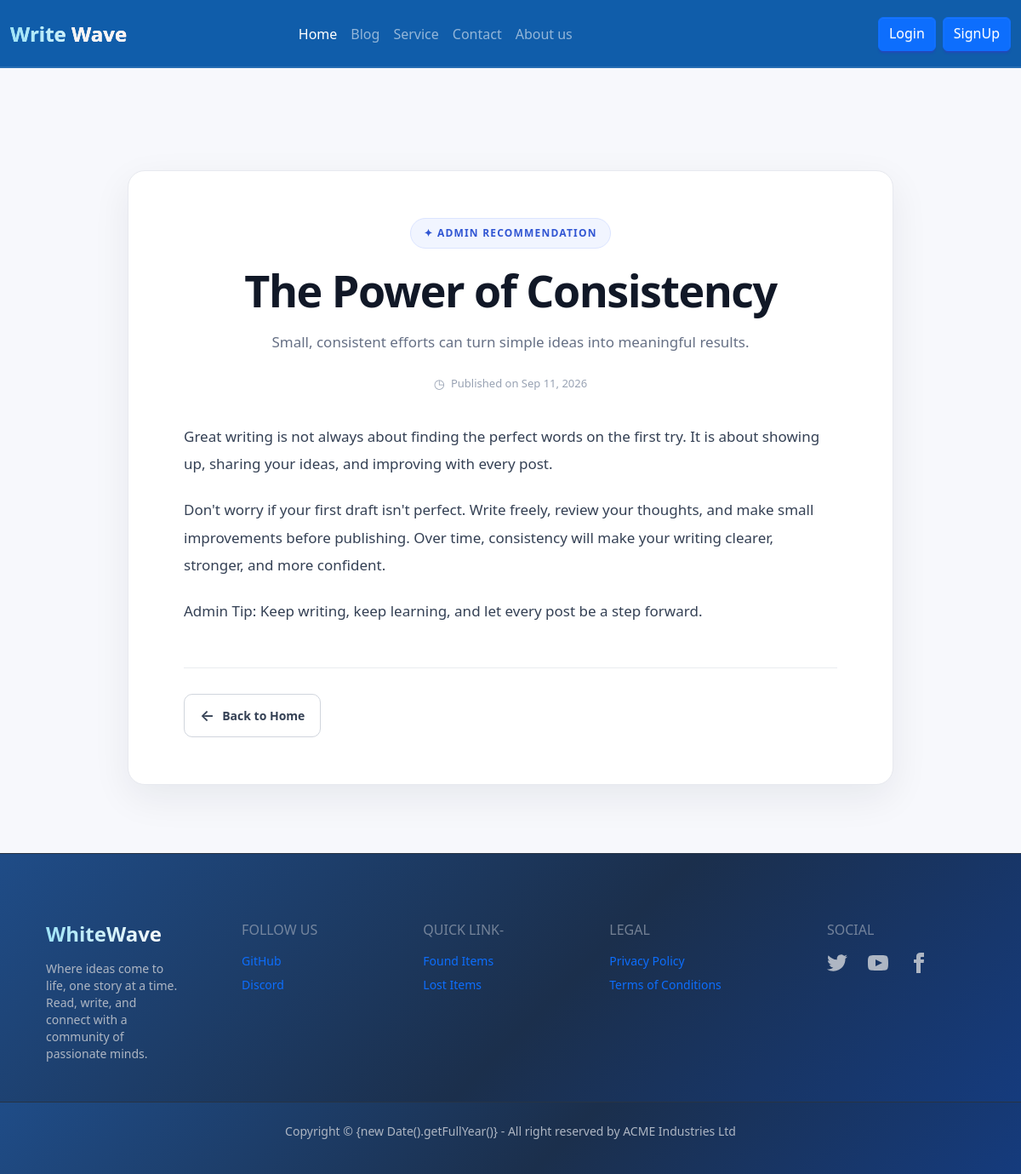
Screenshot of /recommendations/2/ with the database file from the repository.
### recommendations/models.py (models this page shows, shortened)
class Recommendation(models.Model):
    title = models.CharField(max_length=200)
    short_description = models.TextField(
        max_length=500
    )
    content = models.TextField()
    image = models.ImageField(
        upload_to="recommendations/",
        blank=True,
        null=True
    )
    is_published = models.BooleanField(
        default=True
    )
    created_at = models.DateTimeField(
        auto_now_add=True
    )
    updated_at = models.DateTimeField(
        auto_now=True
    )
    class Meta:
        ordering = ["-created_at"]

### recommendations/views.py (the view)
# urls.py: path("<int:pk>/", views.recommendation_detail, name="recommendation_detail"),
def recommendation_detail(request, pk):
    recommendation = get_object_or_404(
        Recommendation,
        pk=pk,
        is_published=True
    )
    return render(
        request,
        "recommendations/recommendation_detail.html",
        {
            "recommendation": recommendation
        }
    )

### recommendations/templates/recommendations/recommendation_detail.html (shortened to what this page needs)
{% extends "base.html" %}
{% load static %}
{% block extra_css %}
<link rel="stylesheet" href="{% static 'recommmendations/recommendation_detail.css' %}">
{% endblock extra_css %}
{% block content %}
<section class="recommendation-detail-section">
    <div class="recommendation-detail-container">
        <div class="recommendation-header">
            <span class="recommendation-label">
                ✦ ADMIN RECOMMENDATION
            </span>
            <h1 class="recommendation-title">
                {{ recommendation.title }}
            </h1>
            {% if recommendation.short_description %}
                <p class="recommendation-short-description">
                    {{ recommendation.short_description }}
                </p>
            {% endif %}
            <div class="recommendation-meta">
                <span class="meta-icon">◷</span>
                <span>
                    Published on
                    {{ recommendation.created_at|date:"M d, Y" }}
                </span>
            </div>
        </div>
        <article class="recommendation-content">
            {{ recommendation.content|linebreaks }}
        </article>
        <div class="recommendation-footer">
            <a href="{% url 'home' %}" class="back-home">
                <span>←</span>
                Back to Home
            </a>
        </div>
    </div>
</section>
{% endblock content %}

### static/css/base.css (style rules this page uses)
body { background-color: #efeff0; padding-top: 80px; }

### recommendations/static/recommmendations/recommendation_detail.css (style rules this page uses)
.recommendation-detail-section { width: 100%; padding: 120px 20px 80px; background: #f7f8fc; }
.recommendation-detail-container { width: 100%; max-width: 900px; margin: 0 auto; background: #ffffff; border: 1px solid #e7e9ef; border-radius: 20px; padding: 55px 65px; box-shadow: 0 15px 45px rgba(15, 23, 42, 0.07); }
.recommendation-header { text-align: center; margin-bottom: 35px; }
.recommendation-label { display: inline-flex; align-items: center; gap: 7px; padding: 8px 15px; margin-bottom: 20px; border-radius: 50px; background: #f1f5ff; border: 1px solid #dbe4ff; color: #3156d3; font-size: 12px; font-weight: 700; letter-spacing: 1.2px; text-transform: uppercase; }
.recommendation-title { margin: 0 auto 18px; max-width: 780px; color: #111827; font-size: clamp(32px, 5vw, 52px); line-height: 1.12; font-weight: 800; letter-spacing: -1.5px; }
.recommendation-short-description { max-width: 700px; margin: 0 auto 22px; color: #667085; font-size: 17px; line-height: 1.7; }
.recommendation-meta { display: flex; justify-content: center; align-items: center; gap: 7px; color: #98a2b3; font-size: 13px; font-weight: 500; }
.meta-icon { font-size: 15px; }
.recommendation-content { color: #344054; font-size: 17px; line-height: 1.9; word-break: break-word; }
.recommendation-content p { margin: 0 0 22px; }
.recommendation-footer { margin-top: 50px; padding-top: 30px; border-top: 1px solid #eaecf0; }
.back-home { display: inline-flex; align-items: center; gap: 9px; padding: 11px 18px; border: 1px solid #d0d5dd; border-radius: 10px; background: #ffffff; color: #344054; font-size: 14px; font-weight: 600; text-decoration: none; transition: all 0.25s ease; }
.back-home span { font-size: 18px; transition: transform 0.25s ease; }

### rows the page displays
Recommendation: title "The Power of Consistency", short_description "Small, consistent efforts can turn simple ideas into meaningful results.", created_at "Sep 11, 2026", content "Great writing is not always about finding the perfect words on the first try. It is about showing up, sharing your ideas, and improving with every post. Don't worry if your first draft isn't perfect. Write freely, review your thoughts, and make small improvements before publishing. Over time, consistency will make your writing clearer, stronger, and more confident. Admin Tip: Keep writing, keep learning, and let every post be a step forward."
